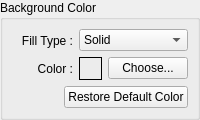
          <widget class="QGroupBox" name="bg_groupbox" >
           <property name="title" >
            <string>Background Color</string>
           </property>
           <layout class="QGridLayout" >
            <property name="margin" >
             <number>9</number>
            </property>
            <property name="spacing" >
             <number>6</number>
            </property>
            <item row="0" column="0" colspan="2" >
             <layout class="QHBoxLayout" >
              <property name="margin" >
               <number>0</number>
              </property>
              <property name="spacing" >
               <number>6</number>
              </property>
              <item>
               <layout class="QVBoxLayout" >
                <property name="margin" >
                 <number>0</number>
                </property>
                <property name="spacing" >
                 <number>6</number>
                </property>
                <item>
                 <widget class="QLabel" name="fill_type_lbl" >
                  <property name="enabled" >
                   <bool>true</bool>
                  </property>
                  <property name="text" >
                   <string>Fill Type :</string>
                  </property>
                  <property name="alignment" >
                   <set>Qt::AlignRight|Qt::AlignTrailing|Qt::AlignVCenter</set>
                  </property>
                 </widget>
                </item>
                <item>
                 <widget class="QLabel" name="bg1_color_lbl" >
                  <property name="text" >
                   <string>Color :</string>
                  </property>
                  <property name="alignment" >
                   <set>Qt::AlignRight|Qt::AlignTrailing|Qt::AlignVCenter</set>
                  </property>
                 </widget>
                </item>
               </layout>
              </item>
              <item>
               <layout class="QVBoxLayout" >
                <property name="margin" >
                 <number>0</number>
                </property>
                <property name="spacing" >
                 <number>6</number>
                </property>
                <item>
                 <widget class="QComboBox" name="fill_type_combox" >
                  <property name="enabled" >
                   <bool>true</bool>
                  </property>
                  <property name="toolTip" >
                   <string>Background fill type</string>
                  </property>
                  <item>
                   <property name="text" >
                    <string>Solid</string>
                   </property>
                  </item>
                  <item>
                   <property name="text" >
                    <string>Blue Sky</string>
                   </property>
                  </item>
                 </widget>
                </item>
                <item>
                 <layout class="QHBoxLayout" >
                  <property name="margin" >
                   <number>0</number>
                  </property>
                  <property name="spacing" >
                   <number>6</number>
                  </property>
                  <item>
                   <widget class="QFrame" name="bg1_color_frame" >
                    <property name="minimumSize" >
                     <size>
                      <width>23</width>
                      <height>23</height>
                     </size>
                    </property>
                    <property name="maximumSize" >
                     <size>
                      <width>23</width>
                      <height>23</height>
                     </size>
                    </property>
                    <property name="frameShape" >
                     <enum>QFrame::Box</enum>
                    </property>
                    <property name="frameShadow" >
                     <enum>QFrame::Plain</enum>
                    </property>
                   </widget>
                  </item>
                  <item>
                   <widget class="QPushButton" name="choose_bg1_color_btn" >
                    <property name="text" >
                     <string>Choose...</string>
                    </property>
                    <property name="autoDefault" >
                     <bool>false</bool>
                    </property>
                   </widget>
                  </item>
                 </layout>
                </item>
               </layout>
              </item>
             </layout>
            </item>
            <item row="1" column="1" >
             <widget class="QPushButton" name="restore_bgcolor_btn" >
              <property name="text" >
               <string>Restore Default Color</string>
              </property>
              <property name="autoDefault" >
               <bool>false</bool>
              </property>
             </widget>
            </item>
            <item row="1" column="0" >
             <spacer>
              <property name="orientation" >
               <enum>Qt::Horizontal</enum>
              </property>
              <property name="sizeType" >
               <enum>QSizePolicy::Expanding</enum>
              </property>
              <property name="sizeHint" >
               <size>
                <width>40</width>
                <height>20</height>
               </size>
              </property>
             </spacer>
            </item>
           </layout>
          </widget>
